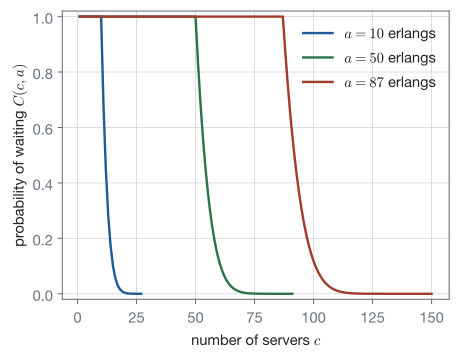

This figure's Python source:
"""Erlang C: probability that a request waits in the M/M/c queue against the number of servers c, for offered loads of
10, 50 and 87 erlangs (one when c <= a)."""
import os
import sys
from math import exp, lgamma, log

sys.path.insert(0, os.path.join(os.path.dirname(os.path.abspath(__file__)), "..", "..", "..", "_filters"))
from figstyle import *  # noqa: E402,F403


def erlang_c(c, a):
    if c <= a:
        return 1.0
    logs = [n * log(a) - lgamma(n + 1) for n in range(c)]
    tail = c * log(a) - lgamma(c + 1) + log(c / (c - a))
    m = max(logs + [tail])
    return exp(tail - m) / (sum(exp(x - m) for x in logs) + exp(tail - m))


fig, ax = plt.subplots(figsize=(5.2, 3.9))
for a, colour in ((10, ACCENT), (50, EXAMPLE), (87, STATEMENT)):
    cs = list(range(1, int(1.6 * a) + 12))
    ax.plot(cs, [erlang_c(c, a) for c in cs], color=colour, lw=1.8, label=f"$a = {a}$ erlangs")
ax.set_xlabel("number of servers $c$")
ax.set_ylabel("probability of waiting $C(c, a)$")
ax.set_ylim(-0.02, 1.02)
ax.grid(True, color=GRID, lw=0.6)
ax.legend(frameon=False, loc="upper right")
save_figure(fig, "mmc_erlang_c")
